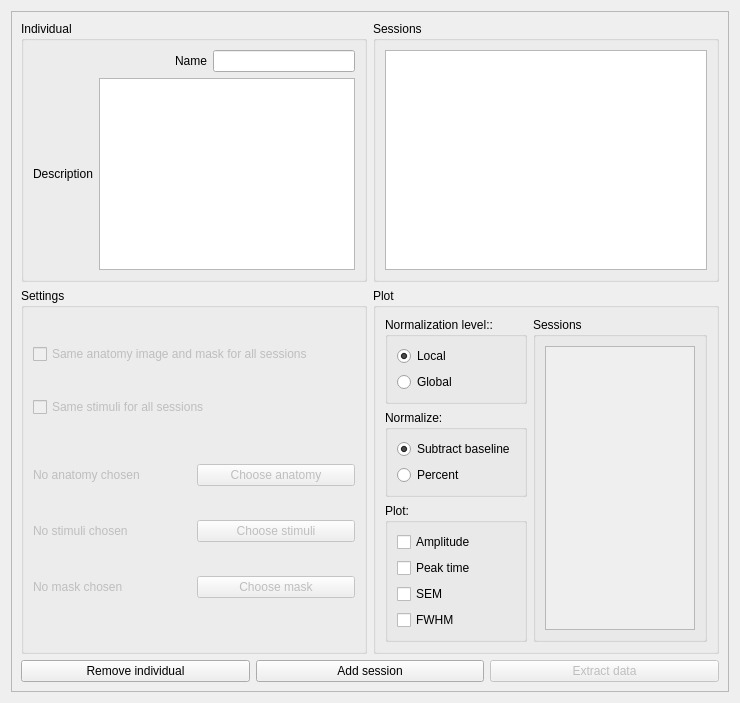
      <widget class="QWidget" name="individual_page">
       <layout class="QHBoxLayout" name="horizontalLayout_12">
        <item>
         <widget class="QFrame" name="frame_2">
          <property name="frameShape">
           <enum>QFrame::StyledPanel</enum>
          </property>
          <property name="frameShadow">
           <enum>QFrame::Raised</enum>
          </property>
          <layout class="QVBoxLayout" name="verticalLayout_45">
           <item>
            <layout class="QGridLayout" name="gridLayout_11">
             <item row="0" column="0">
              <widget class="QGroupBox" name="groupBox_38">
               <property name="title">
                <string>Individual</string>
               </property>
               <property name="flat">
                <bool>false</bool>
               </property>
               <layout class="QVBoxLayout" name="verticalLayout_7">
                <item>
                 <layout class="QHBoxLayout" name="horizontalLayout_33">
                  <item>
                   <spacer name="horizontalSpacer_9">
                    <property name="orientation">
                     <enum>Qt::Horizontal</enum>
                    </property>
                    <property name="sizeHint" stdset="0">
                     <size>
                      <width>40</width>
                      <height>20</height>
                     </size>
                    </property>
                   </spacer>
                  </item>
                  <item>
                   <widget class="QLabel" name="label_11">
                    <property name="text">
                     <string>Name</string>
                    </property>
                   </widget>
                  </item>
                  <item>
                   <widget class="QLineEdit" name="individual_name"/>
                  </item>
                 </layout>
                </item>
                <item>
                 <layout class="QHBoxLayout" name="horizontalLayout_34">
                  <item>
                   <widget class="QLabel" name="label_12">
                    <property name="text">
                     <string>Description</string>
                    </property>
                   </widget>
                  </item>
                  <item>
                   <widget class="QTextEdit" name="individual_description"/>
                  </item>
                 </layout>
                </item>
               </layout>
              </widget>
             </item>
             <item row="0" column="1">
              <widget class="QGroupBox" name="groupBox_39">
               <property name="title">
                <string>Sessions</string>
               </property>
               <property name="flat">
                <bool>false</bool>
               </property>
               <layout class="QVBoxLayout" name="verticalLayout_46">
                <item>
                 <widget class="QTreeWidget" name="sessions_overview_tree">
                  <property name="autoScroll">
                   <bool>false</bool>
                  </property>
                  <attribute name="headerVisible">
                   <bool>false</bool>
                  </attribute>
                  <column>
                   <property name="text">
                    <string notr="true">1</string>
                   </property>
                  </column>
                 </widget>
                </item>
               </layout>
              </widget>
             </item>
             <item row="1" column="0">
              <widget class="QGroupBox" name="groupBox_40">
               <property name="title">
                <string>Settings</string>
               </property>
               <layout class="QVBoxLayout" name="verticalLayout_47">
                <item>
                 <widget class="QCheckBox" name="checkBox_3">
                  <property name="enabled">
                   <bool>false</bool>
                  </property>
                  <property name="text">
                   <string>Same anatomy image and mask for all sessions</string>
                  </property>
                  <property name="checked">
                   <bool>false</bool>
                  </property>
                 </widget>
                </item>
                <item>
                 <widget class="QCheckBox" name="checkBox_4">
                  <property name="enabled">
                   <bool>false</bool>
                  </property>
                  <property name="text">
                   <string>Same stimuli for all sessions</string>
                  </property>
                  <property name="checked">
                   <bool>false</bool>
                  </property>
                 </widget>
                </item>
                <item>
                 <layout class="QGridLayout" name="gridLayout_12">
                  <property name="sizeConstraint">
                   <enum>QLayout::SetDefaultConstraint</enum>
                  </property>
                  <property name="topMargin">
                   <number>0</number>
                  </property>
                  <item row="0" column="1">
                   <widget class="QPushButton" name="anatomy_btn_individual">
                    <property name="enabled">
                     <bool>false</bool>
                    </property>
                    <property name="text">
                     <string>Choose anatomy</string>
                    </property>
                   </widget>
                  </item>
                  <item row="1" column="1">
                   <widget class="QPushButton" name="stimuli_btn_individual">
                    <property name="enabled">
                     <bool>false</bool>
                    </property>
                    <property name="text">
                     <string>Choose stimuli</string>
                    </property>
                   </widget>
                  </item>
                  <item row="2" column="0">
                   <widget class="QLabel" name="maskLabel_9">
                    <property name="enabled">
                     <bool>false</bool>
                    </property>
                    <property name="minimumSize">
                     <size>
                      <width>0</width>
                      <height>50</height>
                     </size>
                    </property>
                    <property name="text">
                     <string>No mask chosen</string>
                    </property>
                    <property name="wordWrap">
                     <bool>true</bool>
                    </property>
                    <property name="margin">
                     <number>0</number>
                    </property>
                   </widget>
                  </item>
                  <item row="2" column="1">
                   <widget class="QPushButton" name="mask_btn_individual">
                    <property name="enabled">
                     <bool>false</bool>
                    </property>
                    <property name="text">
                     <string>Choose mask</string>
                    </property>
                   </widget>
                  </item>
                  <item row="1" column="0">
                   <widget class="QLabel" name="stimuliLabel_9">
                    <property name="enabled">
                     <bool>false</bool>
                    </property>
                    <property name="sizePolicy">
                     <sizepolicy hsizetype="Preferred" vsizetype="Minimum">
                      <horstretch>0</horstretch>
                      <verstretch>0</verstretch>
                     </sizepolicy>
                    </property>
                    <property name="minimumSize">
                     <size>
                      <width>0</width>
                      <height>50</height>
                     </size>
                    </property>
                    <property name="text">
                     <string>No stimuli chosen</string>
                    </property>
                    <property name="wordWrap">
                     <bool>true</bool>
                    </property>
                    <property name="margin">
                     <number>0</number>
                    </property>
                   </widget>
                  </item>
                  <item row="0" column="0">
                   <widget class="QLabel" name="brainLabel_9">
                    <property name="enabled">
                     <bool>false</bool>
                    </property>
                    <property name="sizePolicy">
                     <sizepolicy hsizetype="Preferred" vsizetype="Fixed">
                      <horstretch>0</horstretch>
                      <verstretch>0</verstretch>
                     </sizepolicy>
                    </property>
                    <property name="minimumSize">
                     <size>
                      <width>0</width>
                      <height>50</height>
                     </size>
                    </property>
                    <property name="baseSize">
                     <size>
                      <width>0</width>
                      <height>0</height>
                     </size>
                    </property>
                    <property name="text">
                     <string>No anatomy chosen                               </string>
                    </property>
                    <property name="wordWrap">
                     <bool>true</bool>
                    </property>
                    <property name="margin">
                     <number>0</number>
                    </property>
                   </widget>
                  </item>
                 </layout>
                </item>
               </layout>
              </widget>
             </item>
             <item row="1" column="1">
              <widget class="QGroupBox" name="groupBox_41">
               <property name="title">
                <string>Plot</string>
               </property>
               <layout class="QHBoxLayout" name="horizontalLayout_6">
                <item>
                 <layout class="QVBoxLayout" name="verticalLayout_5">
                  <item>
                   <widget class="QGroupBox" name="groupBox_42">
                    <property name="title">
                     <string>Normalization level::</string>
                    </property>
                    <property name="flat">
                     <bool>true</bool>
                    </property>
                    <layout class="QVBoxLayout" name="verticalLayout_49">
                     <item>
                      <widget class="QRadioButton" name="local_normalization_individual_btn">
                       <property name="enabled">
                        <bool>true</bool>
                       </property>
                       <property name="text">
                        <string>Local</string>
                       </property>
                       <property name="checked">
                        <bool>true</bool>
                       </property>
                      </widget>
                     </item>
                     <item>
                      <widget class="QRadioButton" name="global_normalization_individual_btn">
                       <property name="enabled">
                        <bool>true</bool>
                       </property>
                       <property name="text">
                        <string>Global</string>
                       </property>
                      </widget>
                     </item>
                    </layout>
                   </widget>
                  </item>
                  <item>
                   <widget class="QGroupBox" name="groupBox_43">
                    <property name="title">
                     <string>Normalize:</string>
                    </property>
                    <property name="flat">
                     <bool>true</bool>
                    </property>
                    <layout class="QVBoxLayout" name="verticalLayout_50">
                     <item>
                      <widget class="QRadioButton" name="subtract_individual_btn">
                       <property name="enabled">
                        <bool>true</bool>
                       </property>
                       <property name="text">
                        <string>Subtract baseline</string>
                       </property>
                       <property name="checked">
                        <bool>true</bool>
                       </property>
                      </widget>
                     </item>
                     <item>
                      <widget class="QRadioButton" name="percent_individual_btn">
                       <property name="enabled">
                        <bool>true</bool>
                       </property>
                       <property name="text">
                        <string>Percent</string>
                       </property>
                      </widget>
                     </item>
                    </layout>
                   </widget>
                  </item>
                  <item>
                   <widget class="QGroupBox" name="groupBox_44">
                    <property name="title">
                     <string>Plot:</string>
                    </property>
                    <property name="flat">
                     <bool>true</bool>
                    </property>
                    <layout class="QVBoxLayout" name="verticalLayout_51">
                     <item>
                      <widget class="QCheckBox" name="checkbox_amplitude_individual">
                       <property name="enabled">
                        <bool>true</bool>
                       </property>
                       <property name="text">
                        <string>Amplitude</string>
                       </property>
                      </widget>
                     </item>
                     <item>
                      <widget class="QCheckBox" name="checkbox_peak_individual">
                       <property name="enabled">
                        <bool>true</bool>
                       </property>
                       <property name="text">
                        <string>Peak time</string>
                       </property>
                      </widget>
                     </item>
                     <item>
                      <widget class="QCheckBox" name="checkbox_sem_individual">
                       <property name="enabled">
                        <bool>true</bool>
                       </property>
                       <property name="text">
                        <string>SEM</string>
                       </property>
                      </widget>
                     </item>
                     <item>
                      <widget class="QCheckBox" name="checkbox_fwhm_individual">
                       <property name="enabled">
                        <bool>true</bool>
                       </property>
                       <property name="text">
                        <string>FWHM</string>
                       </property>
                      </widget>
                     </item>
                    </layout>
                   </widget>
                  </item>
                 </layout>
                </item>
                <item>
                 <widget class="QGroupBox" name="groupBox_45">
                  <property name="title">
                   <string>Sessions</string>
                  </property>
                  <property name="flat">
                   <bool>true</bool>
                  </property>
                  <layout class="QVBoxLayout" name="verticalLayout_52">
                   <item>
                    <widget class="QScrollArea" name="scrollArea_9">
                     <property name="sizePolicy">
                      <sizepolicy hsizetype="Minimum" vsizetype="Expanding">
                       <horstretch>0</horstretch>
                       <verstretch>0</verstretch>
                      </sizepolicy>
                     </property>
                     <property name="minimumSize">
                      <size>
                       <width>150</width>
                       <height>0</height>
                      </size>
                     </property>
                     <property name="widgetResizable">
                      <bool>true</bool>
                     </property>
                     <widget class="QWidget" name="scrollAreaWidgetContents_9">
                      <property name="geometry">
                       <rect>
                        <x>0</x>
                        <y>0</y>
                        <width>148</width>
                        <height>290</height>
                       </rect>
                      </property>
                      <layout class="QHBoxLayout" name="horizontalLayout_2">
                       <item>
                        <layout class="QVBoxLayout" name="sessions_plot"/>
                       </item>
                      </layout>
                     </widget>
                    </widget>
                   </item>
                  </layout>
                 </widget>
                </item>
               </layout>
              </widget>
             </item>
            </layout>
           </item>
           <item>
            <layout class="QHBoxLayout" name="horizontalLayout_11">
             <item>
              <widget class="QPushButton" name="remove_individual_btn">
               <property name="text">
                <string>Remove individual</string>
               </property>
              </widget>
             </item>
             <item>
              <widget class="QPushButton" name="add_session_btn">
               <property name="text">
                <string>Add session</string>
               </property>
              </widget>
             </item>
             <item>
              <widget class="QPushButton" name="extract_btn_individual">
               <property name="enabled">
                <bool>false</bool>
               </property>
               <property name="text">
                <string>Extract data</string>
               </property>
              </widget>
             </item>
            </layout>
           </item>
          </layout>
         </widget>
        </item>
       </layout>
      </widget>
